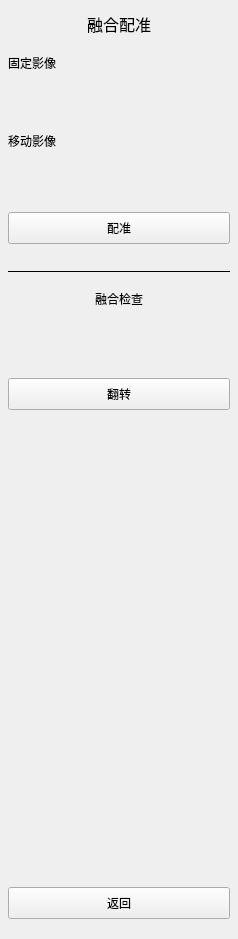
<?xml version="1.0" encoding="UTF-8"?>
<ui version="4.0">
 <class>UnitRegister</class>
 <widget class="qMRMLWidget" name="UnitRegister">
  <property name="geometry">
   <rect>
    <x>0</x>
    <y>0</y>
    <width>238</width>
    <height>939</height>
   </rect>
  </property>
  <property name="styleSheet">
   <string notr="true"/>
  </property>
  <layout class="QHBoxLayout" name="horizontalLayout">
   <property name="leftMargin">
    <number>0</number>
   </property>
   <property name="topMargin">
    <number>0</number>
   </property>
   <property name="rightMargin">
    <number>0</number>
   </property>
   <property name="bottomMargin">
    <number>0</number>
   </property>
   <item>
    <widget class="QWidget" name="UnitRegister2" native="true">
     <layout class="QVBoxLayout" name="verticalLayout_2">
      <property name="spacing">
       <number>20</number>
      </property>
      <property name="leftMargin">
       <number>8</number>
      </property>
      <property name="topMargin">
       <number>12</number>
      </property>
      <property name="rightMargin">
       <number>8</number>
      </property>
      <property name="bottomMargin">
       <number>20</number>
      </property>
      <item>
       <widget class="QLabel" name="label">
        <property name="minimumSize">
         <size>
          <width>0</width>
          <height>24</height>
         </size>
        </property>
        <property name="maximumSize">
         <size>
          <width>16777215</width>
          <height>24</height>
         </size>
        </property>
        <property name="styleSheet">
         <string notr="true">font:16px;</string>
        </property>
        <property name="text">
         <string>融合配准</string>
        </property>
        <property name="alignment">
         <set>Qt::AlignCenter</set>
        </property>
       </widget>
      </item>
      <item>
       <spacer name="verticalSpacer_2">
        <property name="orientation">
         <enum>Qt::Vertical</enum>
        </property>
        <property name="sizeType">
         <enum>QSizePolicy::Fixed</enum>
        </property>
        <property name="sizeHint" stdset="0">
         <size>
          <width>20</width>
          <height>0</height>
         </size>
        </property>
       </spacer>
      </item>
      <item>
       <widget class="QLabel" name="label_2">
        <property name="minimumSize">
         <size>
          <width>0</width>
          <height>14</height>
         </size>
        </property>
        <property name="maximumSize">
         <size>
          <width>16777215</width>
          <height>14</height>
         </size>
        </property>
        <property name="text">
         <string>固定影像</string>
        </property>
       </widget>
      </item>
      <item>
       <widget class="qMRMLNodeComboBox" name="qLNodeComboBox1" native="true">
        <property name="minimumSize">
         <size>
          <width>0</width>
          <height>24</height>
         </size>
        </property>
        <property name="maximumSize">
         <size>
          <width>16777215</width>
          <height>24</height>
         </size>
        </property>
       </widget>
      </item>
      <item>
       <spacer name="verticalSpacer_3">
        <property name="orientation">
         <enum>Qt::Vertical</enum>
        </property>
        <property name="sizeType">
         <enum>QSizePolicy::Fixed</enum>
        </property>
        <property name="sizeHint" stdset="0">
         <size>
          <width>20</width>
          <height>0</height>
         </size>
        </property>
       </spacer>
      </item>
      <item>
       <widget class="QLabel" name="label_3">
        <property name="minimumSize">
         <size>
          <width>0</width>
          <height>14</height>
         </size>
        </property>
        <property name="maximumSize">
         <size>
          <width>16777215</width>
          <height>14</height>
         </size>
        </property>
        <property name="text">
         <string>移动影像</string>
        </property>
       </widget>
      </item>
      <item>
       <widget class="qMRMLNodeComboBox" name="qLNodeComboBox2" native="true">
        <property name="minimumSize">
         <size>
          <width>0</width>
          <height>24</height>
         </size>
        </property>
        <property name="maximumSize">
         <size>
          <width>16777215</width>
          <height>24</height>
         </size>
        </property>
       </widget>
      </item>
      <item>
       <spacer name="verticalSpacer_4">
        <property name="orientation">
         <enum>Qt::Vertical</enum>
        </property>
        <property name="sizeType">
         <enum>QSizePolicy::Fixed</enum>
        </property>
        <property name="sizeHint" stdset="0">
         <size>
          <width>20</width>
          <height>0</height>
         </size>
        </property>
       </spacer>
      </item>
      <item>
       <widget class="QPushButton" name="pushButton">
        <property name="minimumSize">
         <size>
          <width>0</width>
          <height>32</height>
         </size>
        </property>
        <property name="text">
         <string>配准</string>
        </property>
       </widget>
      </item>
      <item>
       <spacer name="verticalSpacer_5">
        <property name="orientation">
         <enum>Qt::Vertical</enum>
        </property>
        <property name="sizeType">
         <enum>QSizePolicy::Fixed</enum>
        </property>
        <property name="sizeHint" stdset="0">
         <size>
          <width>20</width>
          <height>7</height>
         </size>
        </property>
       </spacer>
      </item>
      <item>
       <widget class="QLabel" name="label_5">
        <property name="minimumSize">
         <size>
          <width>0</width>
          <height>1</height>
         </size>
        </property>
        <property name="maximumSize">
         <size>
          <width>16777215</width>
          <height>1</height>
         </size>
        </property>
        <property name="styleSheet">
         <string notr="true">background-color: rgb(0, 0, 0);</string>
        </property>
        <property name="text">
         <string/>
        </property>
       </widget>
      </item>
      <item>
       <widget class="QLabel" name="label_4">
        <property name="minimumSize">
         <size>
          <width>0</width>
          <height>14</height>
         </size>
        </property>
        <property name="maximumSize">
         <size>
          <width>16777215</width>
          <height>14</height>
         </size>
        </property>
        <property name="text">
         <string>融合检查</string>
        </property>
        <property name="alignment">
         <set>Qt::AlignCenter</set>
        </property>
       </widget>
      </item>
      <item>
       <spacer name="verticalSpacer_6">
        <property name="orientation">
         <enum>Qt::Vertical</enum>
        </property>
        <property name="sizeType">
         <enum>QSizePolicy::Fixed</enum>
        </property>
        <property name="sizeHint" stdset="0">
         <size>
          <width>20</width>
          <height>0</height>
         </size>
        </property>
       </spacer>
      </item>
      <item>
       <widget class="ctkSliderWidget" name="slider" native="true">
        <property name="minimumSize">
         <size>
          <width>0</width>
          <height>32</height>
         </size>
        </property>
       </widget>
      </item>
      <item>
       <widget class="QPushButton" name="pushButton_2">
        <property name="minimumSize">
         <size>
          <width>0</width>
          <height>32</height>
         </size>
        </property>
        <property name="text">
         <string>翻转</string>
        </property>
       </widget>
      </item>
      <item>
       <spacer name="verticalSpacer">
        <property name="orientation">
         <enum>Qt::Vertical</enum>
        </property>
        <property name="sizeHint" stdset="0">
         <size>
          <width>20</width>
          <height>40</height>
         </size>
        </property>
       </spacer>
      </item>
      <item>
       <widget class="QPushButton" name="pushButton_3">
        <property name="minimumSize">
         <size>
          <width>0</width>
          <height>32</height>
         </size>
        </property>
        <property name="text">
         <string>返回</string>
        </property>
       </widget>
      </item>
     </layout>
    </widget>
   </item>
  </layout>
 </widget>
 <customwidgets>
  <customwidget>
   <class>qMRMLWidget</class>
   <extends>QWidget</extends>
   <header>qMRMLWidget.h</header>
   <container>1</container>
  </customwidget>
  <customwidget>
   <class>ctkSliderWidget</class>
   <extends>QWidget</extends>
   <header location="global">ctksliderwidget.h</header>
   <container>1</container>
  </customwidget>
  <customwidget>
   <class>qMRMLNodeComboBox</class>
   <extends>QWidget</extends>
   <header location="global">qmrmlnodecombobox.h</header>
   <container>1</container>
  </customwidget>
 </customwidgets>
 <resources/>
 <connections/>
</ui>
